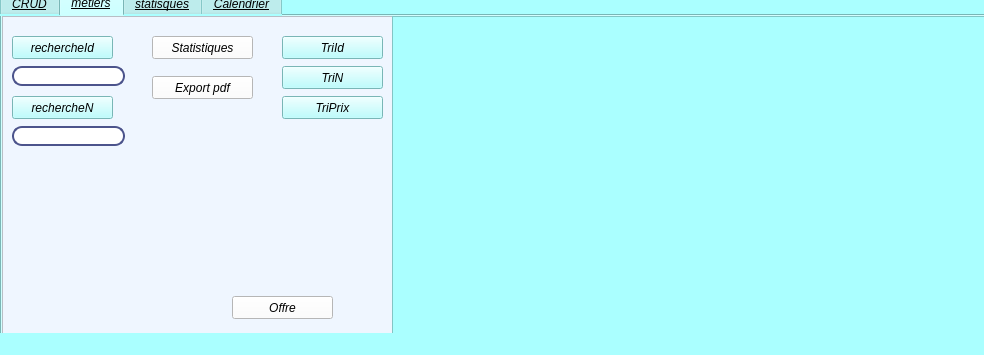
<?xml version="1.0" encoding="UTF-8"?>
<ui version="4.0">
 <class>MainWindow</class>
 <widget class="QMainWindow" name="MainWindow">
  <property name="geometry">
   <rect>
    <x>0</x>
    <y>0</y>
    <width>984</width>
    <height>355</height>
   </rect>
  </property>
  <property name="windowTitle">
   <string>MainWindow</string>
  </property>
  <property name="styleSheet">
   <string notr="true">background-color: rgb(170, 255, 255);</string>
  </property>
  <widget class="QWidget" name="centralwidget">
   <widget class="QTabWidget" name="tabWidget">
    <property name="geometry">
     <rect>
      <x>0</x>
      <y>-10</y>
      <width>991</width>
      <height>351</height>
     </rect>
    </property>
    <property name="font">
     <font>
      <italic>true</italic>
      <underline>true</underline>
     </font>
    </property>
    <property name="currentIndex">
     <number>1</number>
    </property>
    <widget class="QWidget" name="tab">
     <attribute name="title">
      <string>CRUD</string>
     </attribute>
     <widget class="QGroupBox" name="groupBox">
      <property name="geometry">
       <rect>
        <x>0</x>
        <y>0</y>
        <width>391</width>
        <height>331</height>
       </rect>
      </property>
      <property name="font">
       <font>
        <weight>75</weight>
        <italic>true</italic>
        <bold>true</bold>
        <strikeout>false</strikeout>
       </font>
      </property>
      <property name="styleSheet">
       <string notr="true">background-color: rgb(239, 246, 255);
</string>
      </property>
      <property name="title">
       <string>Reservation hebergement</string>
      </property>
      <widget class="QLineEdit" name="lineEdit_nomPrenom">
       <property name="geometry">
        <rect>
         <x>170</x>
         <y>80</y>
         <width>121</width>
         <height>21</height>
        </rect>
       </property>
       <property name="styleSheet">
        <string notr="true">QLineEdit{

border: 2px solid rgb(76,84,140);

border-radius: 10px;

color: #FFF;

padding-left:20px;

padding-right:20px;

background-color:rgb(255 255, 255)

}

QLineEdit:hover{

border:2px sold ;

color: rgb(255, 0, 0);

}

QLineEdit:focus{

border:20px sold rgb(0, 0, 0);

background-color:rgb(131,131,131);

}



</string>
       </property>
      </widget>
      <widget class="QLineEdit" name="lineEdit_hebergement">
       <property name="geometry">
        <rect>
         <x>170</x>
         <y>120</y>
         <width>121</width>
         <height>21</height>
        </rect>
       </property>
       <property name="styleSheet">
        <string notr="true">QLineEdit{

border: 2px solid rgb(76,84,140);

border-radius: 10px;

color: #FFF;

padding-left:20px;

padding-right:20px;

background-color:rgb(255, 255, 255)

}

QLineEdit:hover{

border:2px sold ;

color: rgb(255, 0, 0);

}

QLineEdit:focus{

border:20px sold rgb(0, 0, 0);

background-color:rgb(131, 131, 131);

}



</string>
       </property>
      </widget>
      <widget class="QLineEdit" name="lineEdit_prix">
       <property name="geometry">
        <rect>
         <x>170</x>
         <y>240</y>
         <width>121</width>
         <height>21</height>
        </rect>
       </property>
       <property name="styleSheet">
        <string notr="true">QLineEdit{

border: 2px solid rgb(76,84,140);

border-radius: 10px;

color: #FFF;

padding-left:20px;

padding-right:20px;

background-color:rgb(255, 255, 255)

}

QLineEdit:hover{

border:2px sold ;

color: rgb(255, 0, 0);

}

QLineEdit:focus{

border:20px sold rgb(0, 0, 0);

background-color:rgb(131, 131, 131);

}



</string>
       </property>
      </widget>
      <widget class="QDateEdit" name="dateEdit_checkin">
       <property name="geometry">
        <rect>
         <x>170</x>
         <y>160</y>
         <width>121</width>
         <height>22</height>
        </rect>
       </property>
       <property name="styleSheet">
        <string notr="true">QLineEdit{
	background-color: rgb(255, 255, 255);

border: 2px solid rgb(76,84,140);

border-radius: 10px;

color: #FFF;

padding-left:20px;

padding-right:20px;

background-color:rgb(0, 0, 127)

}

QLineEdit:hover{

border:2px sold ;

color: rgb(255, 0, 0);

}

QLineEdit:focus{

border:20px sold rgb(0, 0, 0);

background-color:rgb(131, 131, 131);

}



</string>
       </property>
      </widget>
      <widget class="QDateEdit" name="dateEdit_checkout">
       <property name="geometry">
        <rect>
         <x>170</x>
         <y>200</y>
         <width>121</width>
         <height>22</height>
        </rect>
       </property>
      </widget>
      <widget class="QLabel" name="nomPrenom">
       <property name="geometry">
        <rect>
         <x>40</x>
         <y>80</y>
         <width>81</width>
         <height>16</height>
        </rect>
       </property>
       <property name="font">
        <font>
         <weight>50</weight>
         <italic>true</italic>
         <bold>false</bold>
         <underline>true</underline>
         <strikeout>false</strikeout>
        </font>
       </property>
       <property name="text">
        <string>Nom et Prenom</string>
       </property>
      </widget>
      <widget class="QLabel" name="hybergement">
       <property name="geometry">
        <rect>
         <x>40</x>
         <y>130</y>
         <width>71</width>
         <height>16</height>
        </rect>
       </property>
       <property name="font">
        <font>
         <italic>true</italic>
         <underline>true</underline>
        </font>
       </property>
       <property name="text">
        <string>Hybergement</string>
       </property>
      </widget>
      <widget class="QLabel" name="checkin">
       <property name="geometry">
        <rect>
         <x>40</x>
         <y>170</y>
         <width>47</width>
         <height>14</height>
        </rect>
       </property>
       <property name="font">
        <font>
         <italic>true</italic>
         <underline>true</underline>
        </font>
       </property>
       <property name="text">
        <string>Check_in</string>
       </property>
      </widget>
      <widget class="QLabel" name="checkout">
       <property name="geometry">
        <rect>
         <x>40</x>
         <y>200</y>
         <width>51</width>
         <height>16</height>
        </rect>
       </property>
       <property name="font">
        <font>
         <italic>true</italic>
         <underline>true</underline>
        </font>
       </property>
       <property name="text">
        <string>Check_out</string>
       </property>
      </widget>
      <widget class="QLabel" name="prix">
       <property name="geometry">
        <rect>
         <x>40</x>
         <y>240</y>
         <width>71</width>
         <height>16</height>
        </rect>
       </property>
       <property name="font">
        <font>
         <italic>true</italic>
         <underline>true</underline>
        </font>
       </property>
       <property name="text">
        <string>Prix</string>
       </property>
      </widget>
      <widget class="QLabel" name="Id">
       <property name="geometry">
        <rect>
         <x>40</x>
         <y>40</y>
         <width>47</width>
         <height>14</height>
        </rect>
       </property>
       <property name="font">
        <font>
         <italic>true</italic>
         <underline>true</underline>
        </font>
       </property>
       <property name="text">
        <string>Id</string>
       </property>
      </widget>
      <widget class="QLineEdit" name="lineEdit_Id">
       <property name="geometry">
        <rect>
         <x>170</x>
         <y>40</y>
         <width>121</width>
         <height>20</height>
        </rect>
       </property>
       <property name="styleSheet">
        <string notr="true">QLineEdit{

border: 2px solid rgb(76,84,140);

border-radius: 10px;

color: #FFF;

padding-left:20px;

padding-right:20px;

background-color:rgb(255 255, 255)

}

QLineEdit:hover{

border:2px sold ;

color: rgb(255, 0, 0);

}

QLineEdit:focus{

border:20px sold rgb(0, 0, 0);

background-color:rgb(131,131,131);

}



</string>
       </property>
       <property name="text">
        <string/>
       </property>
      </widget>
     </widget>
     <widget class="QPushButton" name="pushButton_ajoutcl">
      <property name="geometry">
       <rect>
        <x>10</x>
        <y>290</y>
        <width>91</width>
        <height>23</height>
       </rect>
      </property>
      <property name="font">
       <font>
        <italic>true</italic>
       </font>
      </property>
      <property name="styleSheet">
       <string notr="true">background-color: rgb(255, 255, 255);</string>
      </property>
      <property name="text">
       <string>ajouter un client</string>
      </property>
     </widget>
     <widget class="QPushButton" name="pushButton_modifcl">
      <property name="geometry">
       <rect>
        <x>130</x>
        <y>290</y>
        <width>91</width>
        <height>23</height>
       </rect>
      </property>
      <property name="font">
       <font>
        <italic>true</italic>
       </font>
      </property>
      <property name="styleSheet">
       <string notr="true">background-color: rgb(255, 255, 255);</string>
      </property>
      <property name="text">
       <string>modifier un client</string>
      </property>
     </widget>
     <widget class="QPushButton" name="pushButton_supcl">
      <property name="geometry">
       <rect>
        <x>260</x>
        <y>290</y>
        <width>111</width>
        <height>23</height>
       </rect>
      </property>
      <property name="font">
       <font>
        <italic>true</italic>
       </font>
      </property>
      <property name="styleSheet">
       <string notr="true">background-color: rgb(255, 255, 255);</string>
      </property>
      <property name="text">
       <string>supprimer un client</string>
      </property>
     </widget>
     <widget class="QTableView" name="tab_rh">
      <property name="geometry">
       <rect>
        <x>390</x>
        <y>0</y>
        <width>651</width>
        <height>331</height>
       </rect>
      </property>
     </widget>
    </widget>
    <widget class="QWidget" name="tab_2">
     <attribute name="title">
      <string>metiers</string>
     </attribute>
     <widget class="QTextBrowser" name="textBrowser">
      <property name="geometry">
       <rect>
        <x>0</x>
        <y>0</y>
        <width>401</width>
        <height>331</height>
       </rect>
      </property>
      <property name="styleSheet">
       <string notr="true">background-color: rgb(239, 246, 255);</string>
      </property>
     </widget>
     <widget class="QPushButton" name="pushButton_statistiques">
      <property name="geometry">
       <rect>
        <x>150</x>
        <y>20</y>
        <width>101</width>
        <height>23</height>
       </rect>
      </property>
      <property name="font">
       <font>
        <italic>true</italic>
       </font>
      </property>
      <property name="styleSheet">
       <string notr="true">background-color: rgb(255, 255, 255);</string>
      </property>
      <property name="text">
       <string>Statistiques</string>
      </property>
     </widget>
     <widget class="QPushButton" name="pushButton_exportpdf">
      <property name="geometry">
       <rect>
        <x>150</x>
        <y>60</y>
        <width>101</width>
        <height>23</height>
       </rect>
      </property>
      <property name="font">
       <font>
        <italic>true</italic>
       </font>
      </property>
      <property name="styleSheet">
       <string notr="true">background-color: rgb(255, 255, 255);</string>
      </property>
      <property name="text">
       <string>Export pdf</string>
      </property>
     </widget>
     <widget class="QTableView" name="tab_triR">
      <property name="geometry">
       <rect>
        <x>390</x>
        <y>0</y>
        <width>611</width>
        <height>331</height>
       </rect>
      </property>
     </widget>
     <widget class="QPushButton" name="pushButton_rechercheId">
      <property name="geometry">
       <rect>
        <x>10</x>
        <y>20</y>
        <width>101</width>
        <height>23</height>
       </rect>
      </property>
      <property name="font">
       <font>
        <italic>true</italic>
        <underline>false</underline>
        <strikeout>false</strikeout>
       </font>
      </property>
      <property name="text">
       <string>rechercheId</string>
      </property>
     </widget>
     <widget class="QPushButton" name="pushButton_rechercheN">
      <property name="geometry">
       <rect>
        <x>10</x>
        <y>80</y>
        <width>101</width>
        <height>23</height>
       </rect>
      </property>
      <property name="font">
       <font>
        <italic>true</italic>
       </font>
      </property>
      <property name="text">
       <string>rechercheN</string>
      </property>
     </widget>
     <widget class="QPushButton" name="pushButton_triId">
      <property name="geometry">
       <rect>
        <x>280</x>
        <y>20</y>
        <width>101</width>
        <height>23</height>
       </rect>
      </property>
      <property name="font">
       <font>
        <italic>true</italic>
       </font>
      </property>
      <property name="text">
       <string>TriId</string>
      </property>
     </widget>
     <widget class="QPushButton" name="pushButton_triN">
      <property name="geometry">
       <rect>
        <x>280</x>
        <y>50</y>
        <width>101</width>
        <height>23</height>
       </rect>
      </property>
      <property name="font">
       <font>
        <italic>true</italic>
       </font>
      </property>
      <property name="text">
       <string>TriN</string>
      </property>
     </widget>
     <widget class="QLineEdit" name="lineEdit_rechercheId">
      <property name="geometry">
       <rect>
        <x>10</x>
        <y>50</y>
        <width>113</width>
        <height>20</height>
       </rect>
      </property>
      <property name="styleSheet">
       <string notr="true">QLineEdit{

border: 2px solid rgb(76,84,140);

border-radius: 10px;

color: #FFF;

padding-left:20px;

padding-right:20px;

background-color:rgb(255 255, 255)

}

QLineEdit:hover{

border:2px sold ;

color: rgb(255, 0, 0);

}

QLineEdit:focus{

border:20px sold rgb(0, 0, 0);

background-color:rgb(131,131,131);

}
</string>
      </property>
     </widget>
     <widget class="QLineEdit" name="lineEdit_rechercheN">
      <property name="geometry">
       <rect>
        <x>10</x>
        <y>110</y>
        <width>113</width>
        <height>20</height>
       </rect>
      </property>
      <property name="styleSheet">
       <string notr="true">QLineEdit{

border: 2px solid rgb(76,84,140);

border-radius: 10px;

color: #FFF;

padding-left:20px;

padding-right:20px;

background-color:rgb(255 255, 255)

}

QLineEdit:hover{

border:2px sold ;

color: rgb(255, 0, 0);

}

QLineEdit:focus{

border:20px sold rgb(0, 0, 0);

background-color:rgb(131,131,131);

}
</string>
      </property>
     </widget>
     <widget class="QPushButton" name="pushButton_triP">
      <property name="geometry">
       <rect>
        <x>280</x>
        <y>80</y>
        <width>101</width>
        <height>23</height>
       </rect>
      </property>
      <property name="font">
       <font>
        <italic>true</italic>
       </font>
      </property>
      <property name="text">
       <string>TriPrix</string>
      </property>
     </widget>
     <widget class="QPushButton" name="pushButton_alerte">
      <property name="geometry">
       <rect>
        <x>230</x>
        <y>280</y>
        <width>101</width>
        <height>23</height>
       </rect>
      </property>
      <property name="font">
       <font>
        <italic>true</italic>
       </font>
      </property>
      <property name="styleSheet">
       <string notr="true">background-color: rgb(255, 255, 255);</string>
      </property>
      <property name="text">
       <string>Offre</string>
      </property>
     </widget>
    </widget>
    <widget class="QWidget" name="tab_3">
     <attribute name="title">
      <string>statisques</string>
     </attribute>
     <widget class="QCustomplot" name="customplot" native="true">
      <property name="geometry">
       <rect>
        <x>0</x>
        <y>0</y>
        <width>571</width>
        <height>321</height>
       </rect>
      </property>
     </widget>
    </widget>
    <widget class="QWidget" name="tab_4">
     <attribute name="title">
      <string>Calendrier</string>
     </attribute>
     <widget class="QCalendarWidget" name="calendarWidget">
      <property name="geometry">
       <rect>
        <x>0</x>
        <y>-1</y>
        <width>421</width>
        <height>331</height>
       </rect>
      </property>
      <property name="styleSheet">
       <string notr="true">background-color: rgb(255, 255, 255);</string>
      </property>
     </widget>
     <widget class="QPushButton" name="pushButton_choisir">
      <property name="geometry">
       <rect>
        <x>520</x>
        <y>180</y>
        <width>75</width>
        <height>23</height>
       </rect>
      </property>
      <property name="font">
       <font>
        <italic>true</italic>
       </font>
      </property>
      <property name="styleSheet">
       <string notr="true">background-color: rgb(255, 255, 255);</string>
      </property>
      <property name="text">
       <string>Choisir date</string>
      </property>
     </widget>
     <widget class="QLineEdit" name="lineEdit_reserve">
      <property name="geometry">
       <rect>
        <x>480</x>
        <y>120</y>
        <width>161</width>
        <height>20</height>
       </rect>
      </property>
      <property name="styleSheet">
       <string notr="true">background-color: rgb(255, 255, 255);</string>
      </property>
     </widget>
    </widget>
   </widget>
  </widget>
  <widget class="QMenuBar" name="menubar">
   <property name="geometry">
    <rect>
     <x>0</x>
     <y>0</y>
     <width>984</width>
     <height>22</height>
    </rect>
   </property>
  </widget>
  <widget class="QStatusBar" name="statusbar"/>
 </widget>
 <customwidgets>
  <customwidget>
   <class>QCustomplot</class>
   <extends>QWidget</extends>
   <header location="global">qcustomplot.h</header>
   <container>1</container>
  </customwidget>
 </customwidgets>
 <resources/>
 <connections/>
</ui>
